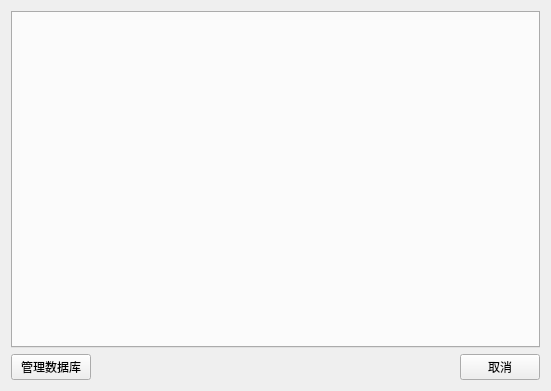
<?xml version="1.0" encoding="UTF-8"?>
<ui version="4.0">
 <class>SatelliteInserter</class>
 <widget class="QWidget" name="SatelliteInserter">
  <property name="windowModality">
   <enum>Qt::NonModal</enum>
  </property>
  <property name="geometry">
   <rect>
    <x>0</x>
    <y>0</y>
    <width>551</width>
    <height>391</height>
   </rect>
  </property>
  <property name="windowTitle">
   <string>插入卫星</string>
  </property>
  <layout class="QVBoxLayout" name="verticalLayout">
   <item>
    <widget class="QTabWidget" name="mTabWidget">
     <property name="tabPosition">
      <enum>QTabWidget::North</enum>
     </property>
     <property name="currentIndex">
      <number>-1</number>
     </property>
    </widget>
   </item>
   <item>
    <layout class="QHBoxLayout" name="horizontalLayout_4">
     <item>
      <widget class="QPushButton" name="mShowPreferencesButton">
       <property name="text">
        <string>管理数据库</string>
       </property>
      </widget>
     </item>
     <item>
      <spacer name="horizontalSpacer_4">
       <property name="orientation">
        <enum>Qt::Horizontal</enum>
       </property>
       <property name="sizeHint" stdset="0">
        <size>
         <width>40</width>
         <height>20</height>
        </size>
       </property>
      </spacer>
     </item>
     <item>
      <widget class="QPushButton" name="mCancelButton">
       <property name="text">
        <string>取消</string>
       </property>
      </widget>
     </item>
    </layout>
   </item>
  </layout>
 </widget>
 <resources/>
 <connections/>
</ui>
